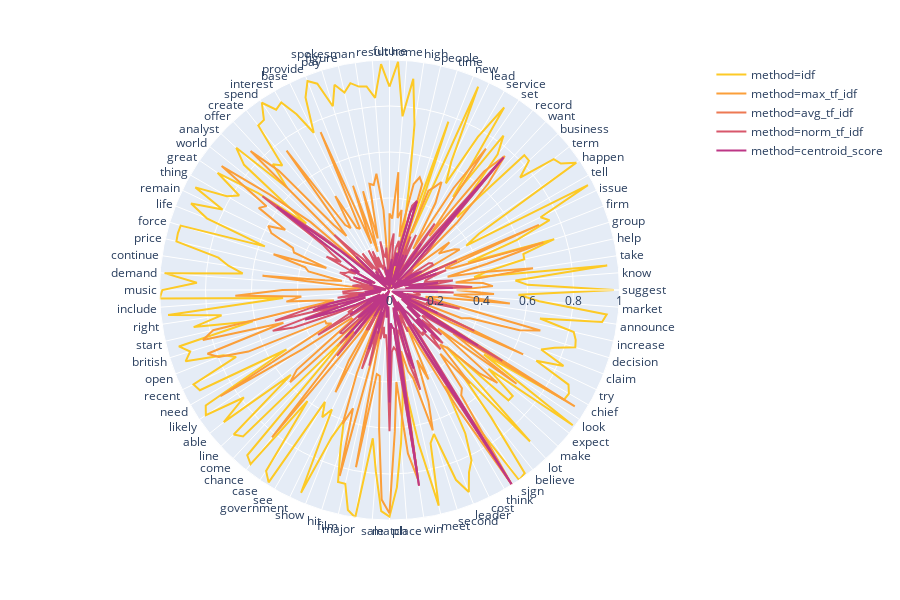

Notebook source saved alongside this figure:
### Code cell
fig = px.line_polar(df, r="score", theta="word", color="method", line_close=True,
            color_discrete_sequence=px.colors.sequential.Plasma[-2::-1])
fig.show()

### Figure 1 — Plotly figure (JSON) as saved in the notebook; plotly's stock layout.template omitted (floating-point values rounded to 4 significant figures; data arrays with more than 128 entries replaced by an {"elided": "..."} marker saying what was removed)
{"data": [{"hoverlabel": {"namelength": 0}, "hovertemplate": "method=idf<br>score=%{r}<br>word=%{theta}", "legendgroup": "method=idf", "line": {"color": "#fdca26", "dash": "solid"}, "mode": "lines", "name": "method=idf", "r": {"elided": "169 float values"}, "showlegend": true, "subplot": "polar", "theta": {"elided": "169 str values"}, "type": "scatterpolar"}, {"hoverlabel": {"namelength": 0}, "hovertemplate": "method=max_tf_idf<br>score=%{r}<br>word=%{theta}", "legendgroup": "method=max_tf_idf", "line": {"color": "#fb9f3a", "dash": "solid"}, "mode": "lines", "name": "method=max_tf_idf", "r": {"elided": "169 float values"}, "showlegend": true, "subplot": "polar", "theta": {"elided": "169 str values"}, "type": "scatterpolar"}, {"hoverlabel": {"namelength": 0}, "hovertemplate": "method=avg_tf_idf<br>score=%{r}<br>word=%{theta}", "legendgroup": "method=avg_tf_idf", "line": {"color": "#ed7953", "dash": "solid"}, "mode": "lines", "name": "method=avg_tf_idf", "r": {"elided": "169 float values"}, "showlegend": true, "subplot": "polar", "theta": {"elided": "169 str values"}, "type": "scatterpolar"}, {"hoverlabel": {"namelength": 0}, "hovertemplate": "method=norm_tf_idf<br>score=%{r}<br>word=%{theta}", "legendgroup": "method=norm_tf_idf", "line": {"color": "#d8576b", "dash": "solid"}, "mode": "lines", "name": "method=norm_tf_idf", "r": {"elided": "169 float values"}, "showlegend": true, "subplot": "polar", "theta": {"elided": "169 str values"}, "type": "scatterpolar"}, {"hoverlabel": {"namelength": 0}, "hovertemplate": "method=centroid_score<br>score=%{r}<br>word=%{theta}", "legendgroup": "method=centroid_score", "line": {"color": "#bd3786", "dash": "solid"}, "mode": "lines", "name": "method=centroid_score", "r": {"elided": "169 float values"}, "showlegend": true, "subplot": "polar", "theta": {"elided": "169 str values"}, "type": "scatterpolar"}], "layout": {"height": 600, "legend": {"tracegroupgap": 0}, "margin": {"t": 60}, "polar": {"angularaxis": {"direction": "clockwise", "rotation": 90}, "domain": {"x": [0, 1], "y": [0, 1]}}}}
